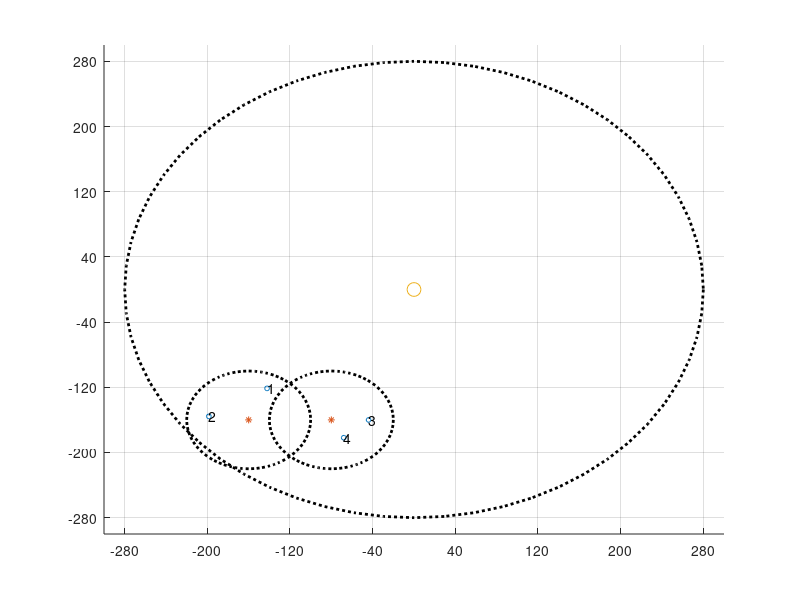

The MATLAB script that drew this image:
load('toplarge.mat','z_h','z_u');
x_h = real(z_h);
y_h = imag(z_h);
x_u = real(z_u);
y_u = imag(z_u);
r = 60;
%****DRAWING CIRCLE USING RECTANGLE() COMMAND******
set(gca,'XTickMode','manual')
set(gca,'YTickMode','manual')

 for i = [1 2]
     xxx = x_h(i) - r;
     yyy = y_h(i) - r;
     rr = 2*r;
     rectangle('Position',[xxx,yyy,rr,rr],'Curvature',[1,1],'Linestyle',':','LineWidth',2);
     hold  all
 end
 i = 13;
 rr = 2*r;
  xxx = x_h(i) - r;
  yyy = y_h(i) - r;
 rectangle('Position',[-280,-280,560,560],'Curvature',[1,1],'Linestyle',':','LineWidth',2);
scatter(x_u(1:4),y_u(1:4),12,'bo');
hold all
scatter(x_h([1 2]),y_h([1 2]),25,'*r');
scatter(x_h(13),y_h(13),100,'r^');
text(x_u(1:4),y_u(1:4),num2cell([1:4]));
set(gca,'XTick',-360:80:360);
set(gca, 'YTick',-360:80:360);
grid(gca)